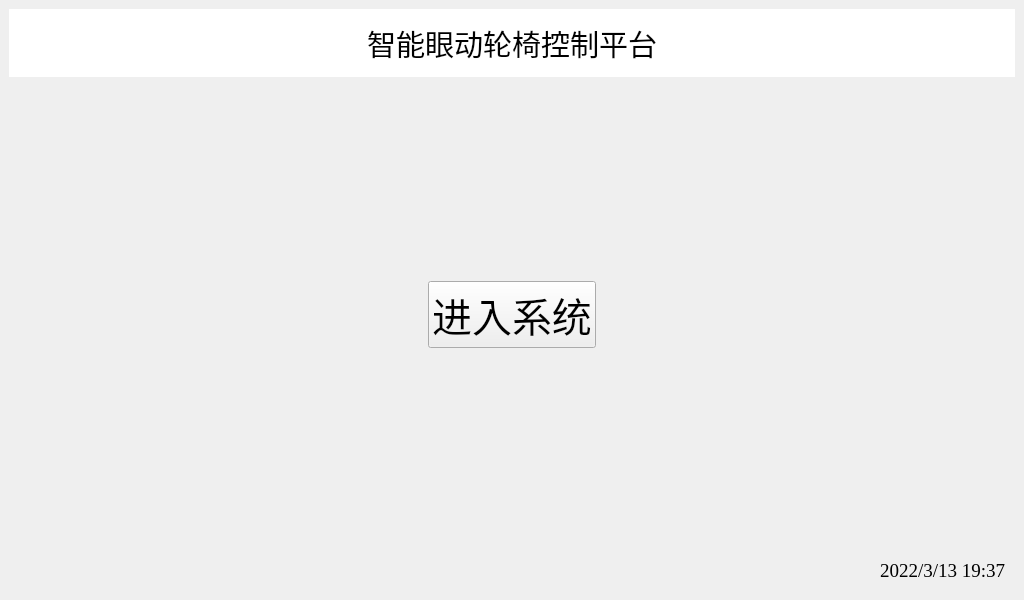
<?xml version="1.0" encoding="UTF-8"?>
<ui version="4.0">
 <class>StackedWidget</class>
 <widget class="QStackedWidget" name="StackedWidget">
  <property name="geometry">
   <rect>
    <x>0</x>
    <y>0</y>
    <width>1024</width>
    <height>600</height>
   </rect>
  </property>
  <property name="windowTitle">
   <string>StackedWidget</string>
  </property>
  <widget class="QWidget" name="page_1">
   <layout class="QGridLayout" name="gridLayout_3">
    <item row="0" column="0">
     <widget class="QWidget" name="widget" native="true">
      <property name="styleSheet">
       <string notr="true">background-color: rgb(255, 255, 255);</string>
      </property>
      <layout class="QGridLayout" name="gridLayout">
       <item row="0" column="2" rowspan="2">
        <widget class="QLabel" name="label_3">
         <property name="minimumSize">
          <size>
           <width>50</width>
           <height>50</height>
          </size>
         </property>
         <property name="maximumSize">
          <size>
           <width>50</width>
           <height>50</height>
          </size>
         </property>
         <property name="text">
          <string/>
         </property>
        </widget>
       </item>
       <item row="0" column="1" rowspan="2">
        <widget class="QLabel" name="label">
         <property name="font">
          <font>
           <family>Microsoft YaHei</family>
           <pointsize>22</pointsize>
          </font>
         </property>
         <property name="text">
          <string>智能眼动轮椅控制平台</string>
         </property>
         <property name="alignment">
          <set>Qt::AlignCenter</set>
         </property>
        </widget>
       </item>
       <item row="0" column="0" rowspan="2">
        <widget class="QLabel" name="lablogo">
         <property name="minimumSize">
          <size>
           <width>50</width>
           <height>50</height>
          </size>
         </property>
         <property name="maximumSize">
          <size>
           <width>50</width>
           <height>50</height>
          </size>
         </property>
         <property name="text">
          <string/>
         </property>
         <property name="pixmap">
          <pixmap resource="../res.qrc">:/image/haligong.png</pixmap>
         </property>
         <property name="scaledContents">
          <bool>true</bool>
         </property>
        </widget>
       </item>
      </layout>
     </widget>
    </item>
    <item row="1" column="0">
     <widget class="QWidget" name="widgetlogo" native="true">
      <layout class="QGridLayout" name="gridLayout_4">
       <item row="1" column="1">
        <widget class="QPushButton" name="btnentersys">
         <property name="font">
          <font>
           <family>Microsoft YaHei</family>
           <pointsize>30</pointsize>
          </font>
         </property>
         <property name="text">
          <string>进入系统</string>
         </property>
        </widget>
       </item>
       <item row="0" column="1">
        <spacer name="verticalSpacer">
         <property name="orientation">
          <enum>Qt::Vertical</enum>
         </property>
         <property name="sizeHint" stdset="0">
          <size>
           <width>20</width>
           <height>40</height>
          </size>
         </property>
        </spacer>
       </item>
       <item row="1" column="0">
        <spacer name="horizontalSpacer_2">
         <property name="orientation">
          <enum>Qt::Horizontal</enum>
         </property>
         <property name="sizeHint" stdset="0">
          <size>
           <width>40</width>
           <height>20</height>
          </size>
         </property>
        </spacer>
       </item>
       <item row="2" column="1">
        <spacer name="verticalSpacer_2">
         <property name="orientation">
          <enum>Qt::Vertical</enum>
         </property>
         <property name="sizeHint" stdset="0">
          <size>
           <width>20</width>
           <height>40</height>
          </size>
         </property>
        </spacer>
       </item>
       <item row="1" column="2">
        <spacer name="horizontalSpacer_3">
         <property name="orientation">
          <enum>Qt::Horizontal</enum>
         </property>
         <property name="sizeHint" stdset="0">
          <size>
           <width>40</width>
           <height>20</height>
          </size>
         </property>
        </spacer>
       </item>
      </layout>
     </widget>
    </item>
    <item row="2" column="0">
     <widget class="QWidget" name="widget_2" native="true">
      <layout class="QGridLayout" name="gridLayout_2">
       <item row="0" column="1">
        <widget class="QLabel" name="labtime">
         <property name="font">
          <font>
           <family>Times New Roman</family>
           <pointsize>14</pointsize>
          </font>
         </property>
         <property name="text">
          <string>2022/3/13 19:37</string>
         </property>
        </widget>
       </item>
       <item row="0" column="0">
        <spacer name="horizontalSpacer">
         <property name="orientation">
          <enum>Qt::Horizontal</enum>
         </property>
         <property name="sizeHint" stdset="0">
          <size>
           <width>40</width>
           <height>20</height>
          </size>
         </property>
        </spacer>
       </item>
      </layout>
     </widget>
    </item>
   </layout>
  </widget>
  <widget class="QWidget" name="page_2">
   <widget class="QWidget" name="widget_3" native="true">
    <property name="geometry">
     <rect>
      <x>10</x>
      <y>500</y>
      <width>1001</width>
      <height>79</height>
     </rect>
    </property>
    <layout class="QGridLayout" name="gridLayout_5">
     <item row="0" column="4">
      <widget class="QPushButton" name="labstart">
       <property name="font">
        <font>
         <family>Microsoft YaHei</family>
         <pointsize>22</pointsize>
        </font>
       </property>
       <property name="text">
        <string>启动</string>
       </property>
      </widget>
     </item>
     <item row="0" column="0">
      <widget class="QPushButton" name="labreturn">
       <property name="font">
        <font>
         <family>Microsoft YaHei</family>
         <pointsize>22</pointsize>
        </font>
       </property>
       <property name="text">
        <string>返回</string>
       </property>
      </widget>
     </item>
     <item row="0" column="2">
      <widget class="QLabel" name="labtime_2">
       <property name="font">
        <font>
         <family>Times New Roman</family>
         <pointsize>14</pointsize>
        </font>
       </property>
       <property name="text">
        <string>2022/3/13 20:05</string>
       </property>
       <property name="alignment">
        <set>Qt::AlignCenter</set>
       </property>
      </widget>
     </item>
     <item row="0" column="1">
      <spacer name="horizontalSpacer_4">
       <property name="orientation">
        <enum>Qt::Horizontal</enum>
       </property>
       <property name="sizeHint" stdset="0">
        <size>
         <width>40</width>
         <height>20</height>
        </size>
       </property>
      </spacer>
     </item>
     <item row="0" column="3">
      <spacer name="horizontalSpacer_5">
       <property name="orientation">
        <enum>Qt::Horizontal</enum>
       </property>
       <property name="sizeHint" stdset="0">
        <size>
         <width>40</width>
         <height>20</height>
        </size>
       </property>
      </spacer>
     </item>
    </layout>
   </widget>
  </widget>
 </widget>
 <resources>
  <include location="../res.qrc"/>
 </resources>
 <connections/>
</ui>
